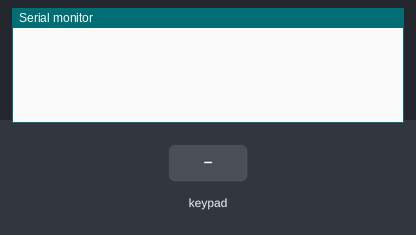
This sketch was run on a simulated Arduino Uno, built with avr-gcc and run on an emulated ATmega328P. Shown: the last lines printed to the serial monitor. The test bench sets the inputs (shaded band).

Above: at 1.2 s.
1.3 s: key '1' pressed
At 2.3 s:
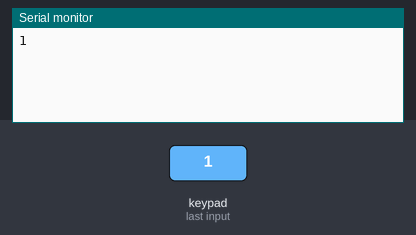
2.8 s: keypad keys 9 8 7 6 * pressed 0.4 s apart
At 5.8 s:
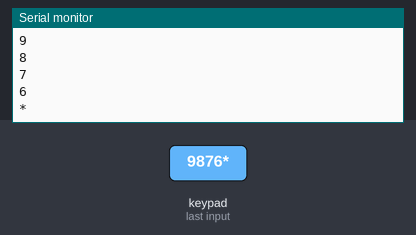
6.3 s: key '=' pressed
At 7.5 s:
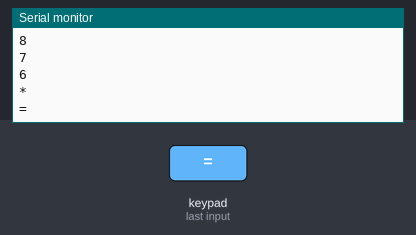
7.8 s: keypad keys 8 / 2 = pressed 0.4 s apart
At 8.46 s:
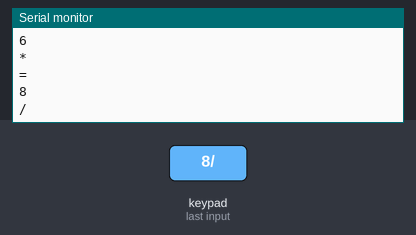
Timing chart, 0 to 10.8 s (numbered marks = the images above; inputs shaded):
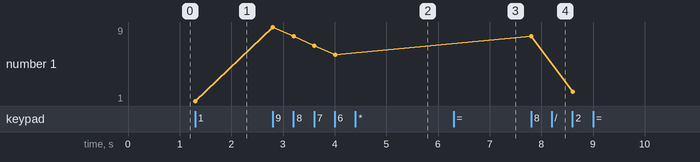

The sketch:

sketch_aug21a.ino
```cpp
#include <Keypad.h>
#include <Wire.h>

const byte ROWS = 4;
const byte COLS = 4;

char keys[ROWS][COLS]={
    {'1','2','3','+'},
    {'4','5','6','-'},
    {'7','8','9','*'},
    {'=','0','.','/'}
  };

  byte rowPins[ROWS]={9,8,7,6};
  byte colPins[COLS]={5,4,3,2};

Keypad keypad = Keypad(makeKeymap(keys), rowPins, colPins, ROWS, COLS);

void setup(){
  Serial.begin(9600);
}

void loop(){
  char key = keypad.getKey();
  if(key != NO_KEY){
    Serial.println(key);
  }
}
```

Measured:
- after the input at 1.3 s, the serial monitor: prints a new line at once (image 1)
- after the input at 2.8 s, the serial monitor: prints a new line at once (image 2)
- after the input at 6.3 s, the serial monitor: prints a new line at once (image 3)
- after the input at 7.8 s, the serial monitor: prints a new line at once (image 4)
- plotted number 1: 1 → 6 after the input at 2.8 s, 6 → 2 after the input at 7.8 s
